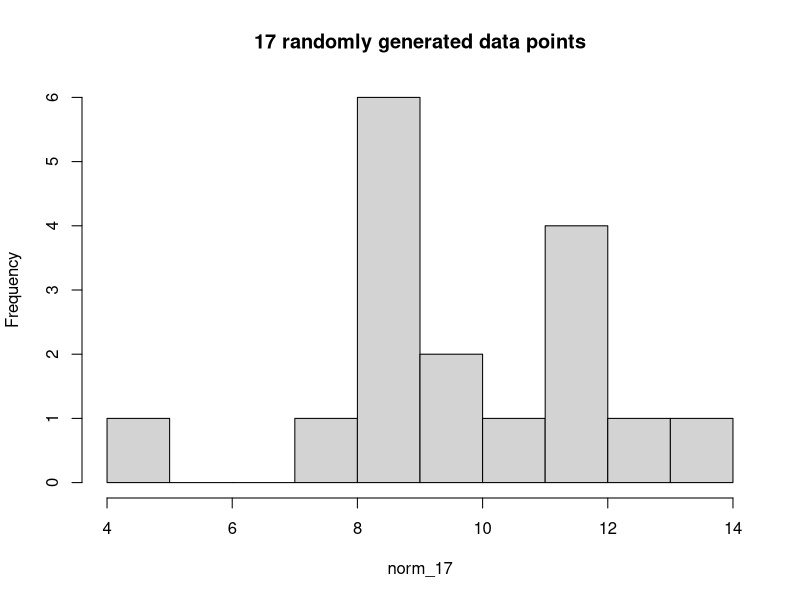
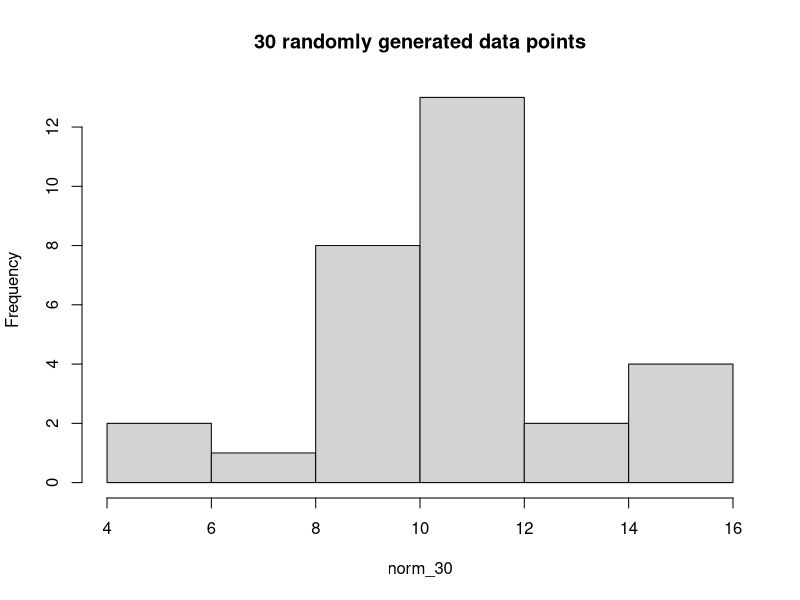
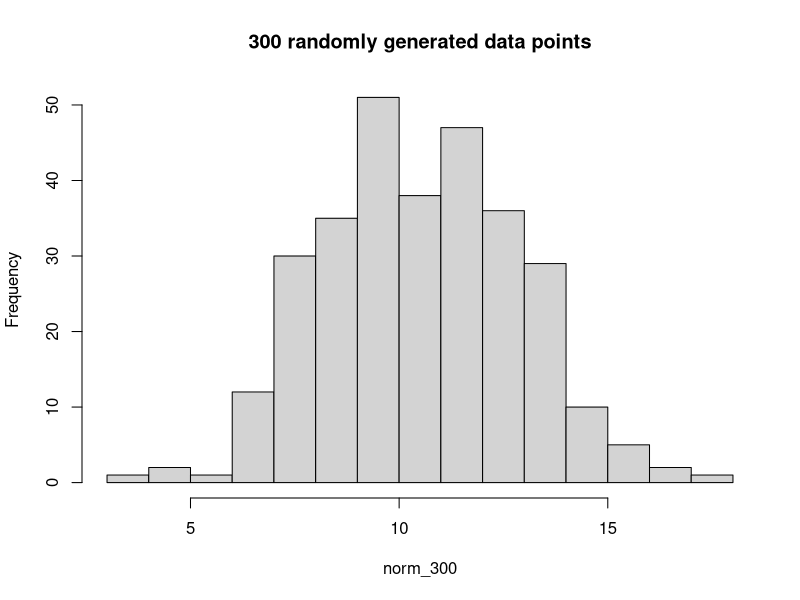
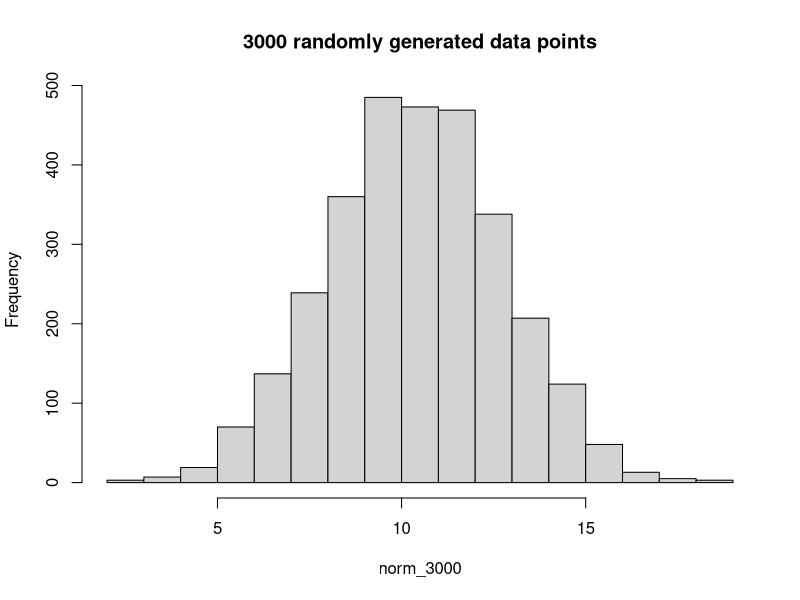
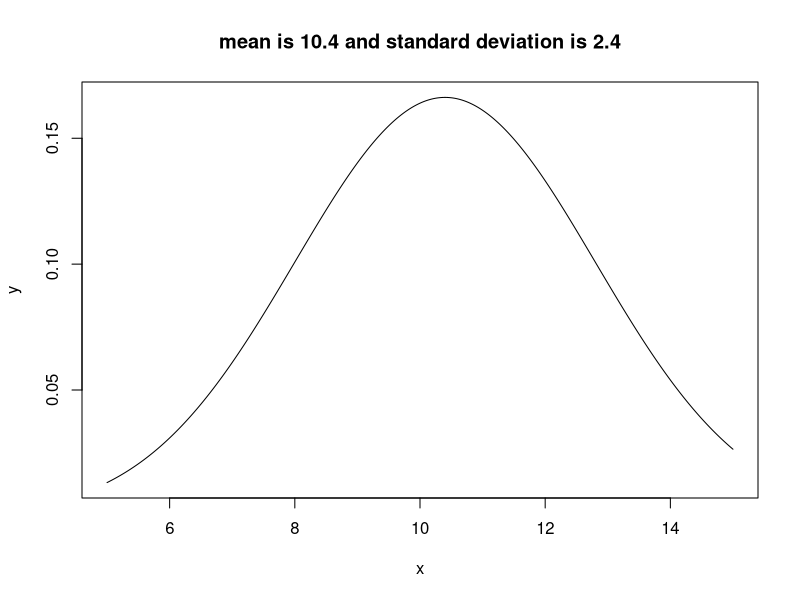
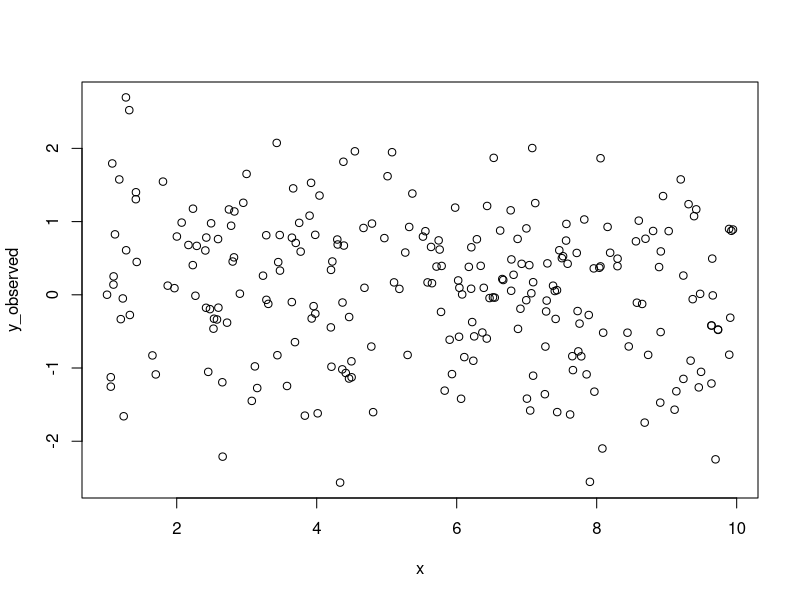
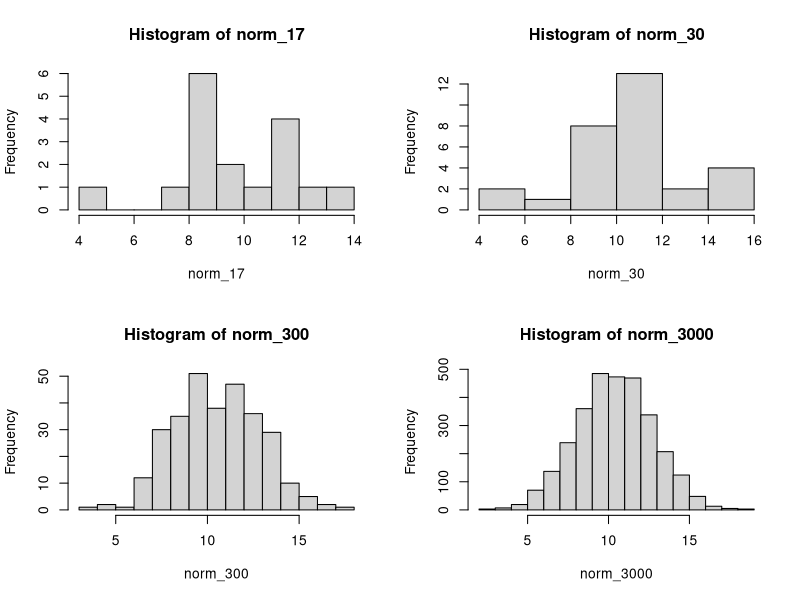
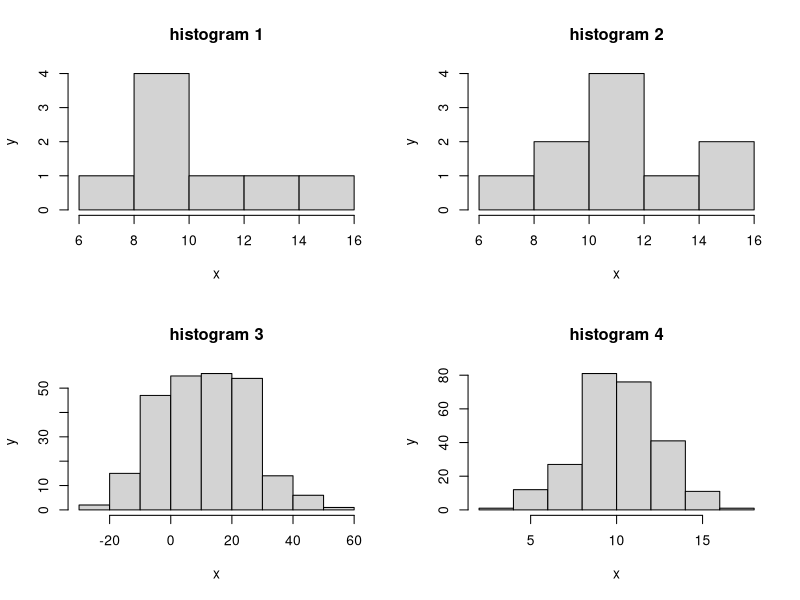

R code for these plots, in order: (Note: this script raises an error after producing the figures.)
require(here)
#Setup, i'll need this down below for questions
#code to fit a linear deterministic function
line_point_slope = function(x, x1, y1, slope)
{
  get_y_intercept = 
    function(x1, y1, slope) 
      return(-(x1 * slope) + y1)
  
  linear = 
    function(x, yint, slope) 
      return(yint + x * slope)
  
  return(linear(x, get_y_intercept(x1, y1, slope), slope))
}

#creates 4 vectors of normally-distributed random numbers
norm_17 = rnorm(17, 10.4, 2.4)
norm_30 = rnorm(30, 10.4, 2.4)
norm_300 = rnorm(300, 10.4, 2.4)
norm_3000 = rnorm(3000, 10.4, 2.4)

#creates histograms of these 4 vectors
hist(norm_17, main = "17 randomly generated data points")
hist(norm_30, main = "30 randomly generated data points")
hist(norm_300, main = "300 randomly generated data points")
hist(norm_3000, main = "3000 randomly generated data points")


# creates a png file. follow with dev.off()
png(filename = here("lab_04_hist_01.png"),
    width = 1500, height = 1600, 
    res = 180, units = "px")

#creates 4 histograms arranged in a panel 2x2

par(mfrow = c(2, 2))

hist(norm_17)
hist(norm_30)
hist(norm_300)
hist(norm_3000)

dev.off()



# Generate a vector of x-values


x = seq(5, 15, length.out = 1000)
y = dnorm(x, mean = 10.4, sd = 2.4, log = FALSE)


plot(x, y, main = "mean is 10.4 and standard deviation is 2.4",
     type = "l", xlim = c(5, 15))
abline(h = 0)

svg(filename = "norm_1.svg", width = 7, height = 7)

dev.off()

#start of question 9 and 10

set.seed(5)
n_pts = 8
x_min = 1
x_max = 10
set.seed(5)
n_pts = 8
x = rnorm(n = n_pts, mean = 10.4, sd = 2.4)
dat1 = data.frame(x = x, y_observed = rnorm(n_pts))

set.seed(2)
n_pts = 10
x = rnorm(n = n_pts, mean = 10.4, sd = 2.4)
dat2 = data.frame(x = x, y_observed = rnorm(n_pts))

set.seed(3)
n_pts = 250
x = rnorm(n = n_pts, mean = 10.4, sd = 15)
dat3 = data.frame(x = x, y_observed = rnorm(n_pts))

set.seed(9)
x = rnorm(n = n_pts, mean = 10.4, sd = 2.4)
dat4 = data.frame(x = x, y_observed = rnorm(n_pts))
x = runif(n = n_pts, min = x_min, max = x_max)
dat = data.frame(x = x, y_observed = rnorm(n_pts))
plot(dat)
head(dat)

dev.off()
svg(filename = "four_histograms.svg", width = 7, height = 7)
par(mfrow = c(2, 2))

hist(dat1$x, xlab = "x", ylab = "y",  main = "histogram 1")
hist(dat2$x, xlab = "x", ylab = "y", main = "histogram 2")
hist(dat3$x, xlab = "x", ylab = "y", main = "histogram 3")
hist(dat4$x, xlab = "x", ylab = "y", main = "histogram 4")
dev.off()
set.seed(5)
n_pts = 8
x_min = 1
x_max = 10
x = runif(n = n_pts, min = x_min, max = x_max)
dat = data.frame(x = x, y_observed = rnorm(n_pts))
plot(dat)
head(dat)
hist(dat4$x, xlab = "x", ylab = "y", main = "histogram 4")

dev.off()


#Example dataset from Q9 and 10 to answer q 11 and 12
set.seed(5)
n_pts = 8
x_min = 1
x_max = 10
x = runif(n = n_pts, min = x_min, max = x_max)
dat = data.frame(x = x, y_observed = rnorm(n_pts))
plot(dat)



guess_x = 6.5
guess_y = .4
guess_slope = -.5


curve(
  line_point_slope(
    x, 
    guess_x, 
    guess_y,
    guess_slope), 
  add = TRUE)

dev.off()

#code to fit a linear deterministic function
line_point_slope = function(x, x1, y1, slope)
{
  get_y_intercept = 
    function(x1, y1, slope) 
      return(-(x1 * slope) + y1)
  
  linear = 
    function(x, yint, slope) 
      return(yint + x * slope)
  
  return(linear(x, get_y_intercept(x1, y1, slope), slope))
}
head(dat)

#used linear fitting function and the parameters I chose guess x, guess y, 
#guess slope. I used these model parameters to generate predicted y values,
#that correspond to the x values in the dataframe
line_point_slope(dat$x, guess_x, guess_y, guess_slope)
#Added these values to a new column I created in the dataframe
dat$y_predicted = line_point_slope(dat$x, guess_x, guess_y, guess_slope)
head(dat)

#the difference between observed and predicted y values
dat$y_observed - dat$y_predicted

#creates new column that is the vertical distance between the line and the observed points
dat$y_residuals = dat$y_observed - dat$y_predicted
head()

svg(filename = "histogram and scatterplot.svg", width = 7, height = 7)

hist(dat$y_residuals, xlab = "residuals", ylab = "frequency", main = "histogram of model residuals")
hist(dat$y_residuals)

plot(dat$y_predicted, dat$y_residuals, xlab = "predicted values", ylab = "residual", main = "scatterplot of predicted values")

svg(filename = "scatterplot and histogram", width = 7, height = 7)

png(filename = here("scatterplot and histogram.png"),
    width = 1500, height = 1600, 
    res = 180, units = "px")

par(mfrow = c(1, 2))

dev.off()
